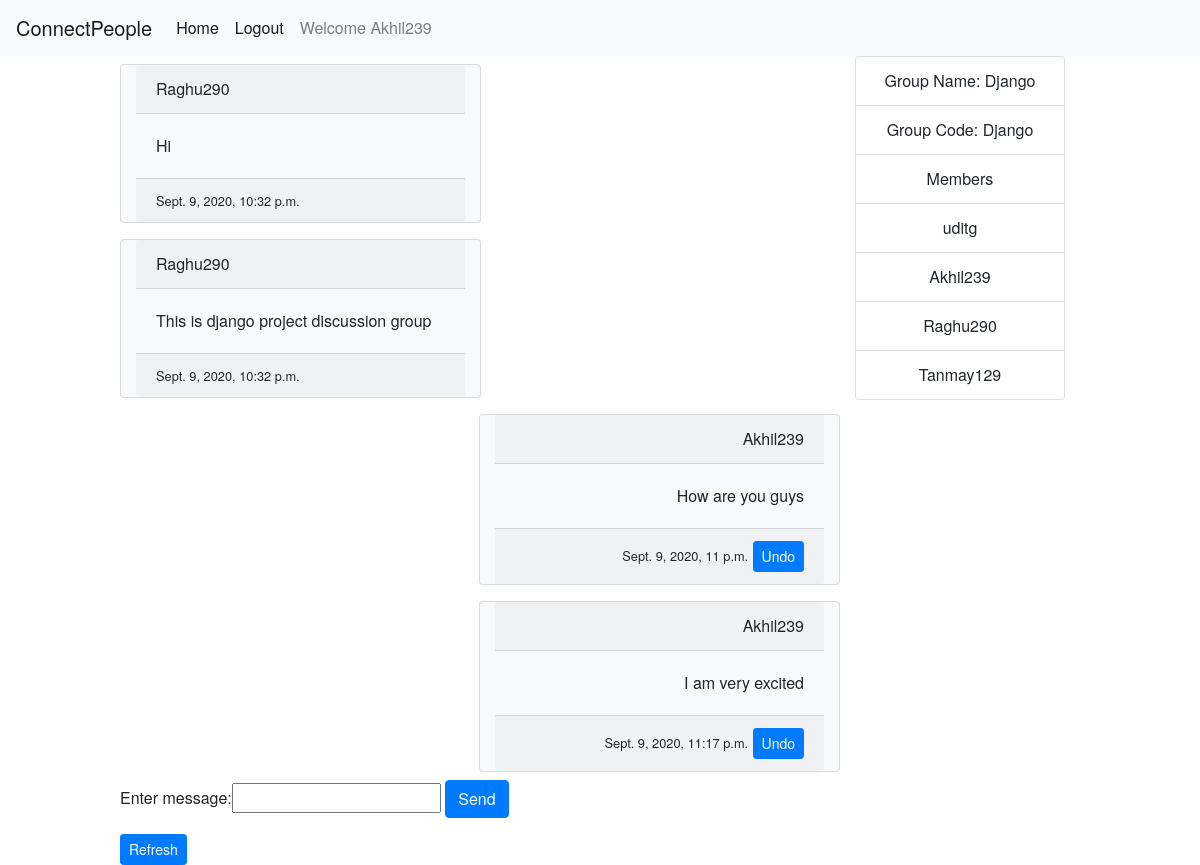
Page /groupchat/Django/12/messages/ (signed in) on the committed database.
### groupchatapp/models.py (models this page shows, shortened)
class GroupMessage(models.Model):
    message_text = models.CharField(max_length=500)
    send_time = models.DateTimeField(default=datetime.now)
    sender = models.ForeignKey(User, related_name='sender', on_delete=models.CASCADE)
    group = models.ForeignKey(Group, related_name='related_group', on_delete=models.CASCADE)
    read = models.BooleanField(default=False)

class Group(models.Model):
    group_name = models.CharField(max_length=20, unique=True)
    members = models.ManyToManyField(User, related_name='group_members')
    group_code = models.CharField(max_length=100)
    max_group_size = models.IntegerField(default=5)
    admin = models.CharField(default='uditg', max_length=50)

### groupchatapp/decorators.py (the view)
    def wrap(request, *args, **kwargs):
        if request.user.id == kwargs['sender_id']:
            return function(request, *args, **kwargs)
        else:
            raise PermissionDenied

### groupchatapp/forms.py
class MessageForm(forms.Form):
    message_text = forms.CharField(label="Enter message", max_length=500)

### groupchatapp/views.py (called while the page is built)
@login_required
@user_is_group_member
@user_can_send_group_message
def group_chat_messages(request, group_name, sender_id):
    group = Group.objects.get(group_name=group_name)
    sender = User.objects.get(pk=sender_id)
    if request.method == 'POST':
        form = MessageForm(request.POST)
        if form.is_valid():
            message_txt = form.cleaned_data['message_text']
            message = GroupMessage.create(message_text=message_txt, sender=sender, group=group)
            message.save()
    form = MessageForm()
    group_messages = GroupMessage.objects.all().filter(group=group).order_by('send_time')
    context = {'group_name': group_name, 'sender_id': sender_id, 'messages': group_messages, 'form': form,
               'members': group.members.all(), 'admin': group.admin, 'group_code': group.group_code}
    return render(request, 'groupchatapp/group_chat.html', context)

### groupchatapp/templates/groupchatapp/group_chat.html (shortened to what this page needs)
{%extends 'groupchatapp/base.html'%}
{%block content%}
<div class="container">
    <div class="row">
        <div class="col-sm">
            {%for message in messages%}
                <div class="row">
                    {%if message.sender.id == sender_id%}
                        <div class="col"></div>
                        <div class="col text-right card bg-light text-black my-2">
                            <div class="card-header">{{message.sender.username}}</div>
                            <div class="card-body">
                                <p class="card-text">
                                    {{message.message_text}}
                                </p>
                            </div>
                            <div class="card-footer">
                                <small class="text-black">{{message.send_time}}</small>
                                <a class="btn btn-primary btn-sm"
                                   href="{% url 'groupchatapp:delete_group_message' message.group.group_name message.pk%}">
                                    Undo
                                </a>
                            </div>
                        </div>
                    {%else%}
                        <div class="col text-left card bg-light text-black my-2">
                            <div class="card-header">{{message.sender.username}}</div>
                            <div class="card-body">
                                <p class="card-text">
                                    {{message.message_text}}
                                </p>
                            </div>
                            <div class="card-footer">
                                <small class="text-black">{{message.send_time}}</small>
                            </div>
                        </div>
                        <div class="col"></div>
                    {%endif%}
                </div>
            {% endfor %}
        </div>
        <div class="col-sm-3">
            <div class="list-group">
                <div class="text-center list-group-item">Group Name: {{group_name}}</div>
                <div class="text-center list-group-item">Group Code: {{group_code}}</div>
                <div class="text-center list-group-item">Members</div>
                {%for member in members%}
                    <div class="member-names text-center list-group-item">
                        {{member.username}}
                    </div>
                {%endfor%}
            </div>
        </div>
    </div>
</div>
<form action="{% url 'groupchatapp:group_chat_messages' group_name sender_id %}" method="post">
    {{form}}
    <input type="submit" value="Send" class="btn btn-primary btn-md">
</form>
<form class="" action="{%url 'groupchatapp:group_chat_messages' group_name sender_id %}">
    <input type="submit" value="Refresh" class="btn btn-primary btn-sm">
</form>
{%endblock content%}

### groupchatapp/templates/groupchatapp/base.html (shortened to what this page needs)
{%load static%}
{% load crispy_forms_tags %}
<link rel="stylesheet" type="text/css" href="{%static 'chatapp/css/bootstrap.css'%}">
<link rel="stylesheet" type="text/css" href="{%static 'chatapp/css/bootstrap.min.css'%}">
<link rel="stylesheet" type="text/css" href="{%static 'chatapp/css/stylesheet.css'%}">
<!DOCTYPE html>
<html lang="en">
    <head>
    </head>
    <body>
    <nav class="navbar navbar-expand navbar-light bg-light">
      <a class="navbar-brand" href="#">ConnectPeople</a>
        <div class="navbar-nav">
            <a class="nav-item nav-link active" href="{%url 'chatapp:home'%}">Home</a>
            {% if user.is_authenticated%}
                <a class="nav-item nav-link active" href="{%url 'accounts:logout'%}">Logout</a>
            {%else%}
                <a class="nav-item nav-link active" href="{% url 'accounts:login'%}">Login</a>
            {%endif%}
            <a class="nav-item nav-link" href="">Welcome {{user.username}}</a>
        </div>
    </nav>
    <div id="content" class=" d-flex-row justify-content-center">
        {%block content%}
        {%endblock content%}
    </div>
    </body>
</html>

### chatapp/static/chatapp/css/stylesheet.css (style rules this page uses)
body { font-family: "HelveticaNeue-Light", "Helvetica Neue Light", "Helvetica Neue", Helvetica, Arial, "Lucida Grande", sans-serif; font-weight: 300; }
#content { width:80%; height:100%; margin: auto auto; }

### rows in the picture
GroupMessage: sender.username "Raghu290", message_text "Hi", send_time "Sept. 9, 2020, 10:32 p.m."
GroupMessage: sender.username "Raghu290", message_text "This is django project discussion group", send_time "Sept. 9, 2020, 10:32 p.m."
GroupMessage: sender.username "Akhil239", message_text "How are you guys", send_time "Sept. 9, 2020, 11 p.m."
GroupMessage: sender.username "Akhil239", message_text "I am very excited", send_time "Sept. 9, 2020, 11:17 p.m."
Group: group_code "Django"

### other values in the picture
{{ user.username }} "Akhil239"
{{ group_name }} "Django"
{{ member.username }} "uditg"
{{ member.username }} "Akhil239"
{{ member.username }} "Raghu290"
{{ member.username }} "Tanmay129"
